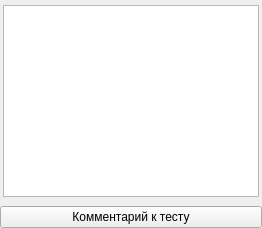
          <widget class="QWidget" name="tab_optionalTests_resolution">
           <attribute name="title">
            <string>Тест на разрешающую способность</string>
           </attribute>
           <layout class="QVBoxLayout" name="verticalLayout_31">
            <property name="leftMargin">
             <number>0</number>
            </property>
            <property name="topMargin">
             <number>2</number>
            </property>
            <property name="rightMargin">
             <number>0</number>
            </property>
            <property name="bottomMargin">
             <number>0</number>
            </property>
            <item>
             <widget class="QFrame" name="frame_chartResolution_Section">
              <property name="autoFillBackground">
               <bool>false</bool>
              </property>
              <property name="frameShape">
               <enum>QFrame::Shape::NoFrame</enum>
              </property>
              <layout class="QVBoxLayout" name="verticalLayout_30">
               <property name="spacing">
                <number>0</number>
               </property>
               <property name="leftMargin">
                <number>3</number>
               </property>
               <property name="topMargin">
                <number>3</number>
               </property>
               <property name="rightMargin">
                <number>3</number>
               </property>
               <property name="bottomMargin">
                <number>3</number>
               </property>
               <item>
                <widget class="Widgets::Chart::ChartView" name="Chart_resolution"/>
               </item>
              </layout>
             </widget>
            </item>
            <item>
             <widget class="QPushButton" name="pushButton_commentResolutionTest">
              <property name="text">
               <string>Комментарий к тесту</string>
              </property>
             </widget>
            </item>
           </layout>
          </widget>
